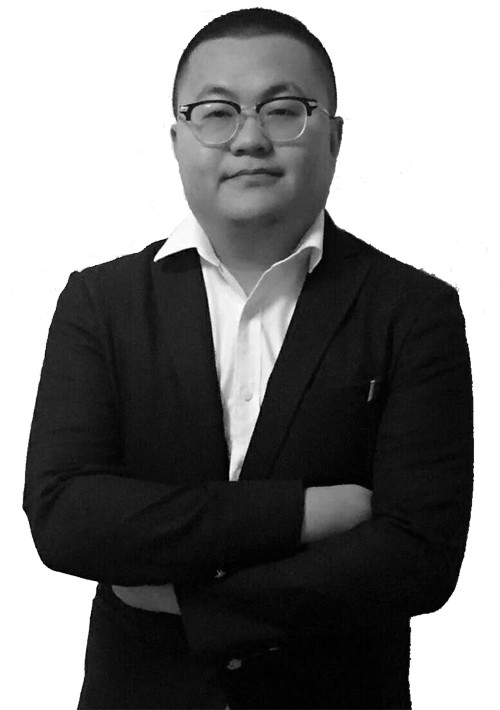
#> input picture image/sun.jpg, 500 x 710 px
$ python cvt.py
#> lines starting #> are read from the running program, lines starting #| are printed output that depends on the picture; after the words box and inside, x2 and y2 are one past the last pixel; in counts of white or black regions, pixels touching at a corner belong together
import numpy as np
import cv2

# 1byte的长宽信息
META_W = 2
META_H = 4

BASE_ORD = 10240

# 位置和位的映射，例如第一行第一个是第一位，第二行第一个是第二位，第一行第二个是第四位
position_map = {
    (0, 0): 0,
    (1, 0): 1,
    (2, 0): 2,
    (3, 0): 3,
    (0, 1): 4,
    (1, 1): 5,
    (2, 1): 6,
    (3, 1): 7,
}


def sure_gray(image: np.ndarray) -> np.ndarray:
    if len(image.shape) == 3:
        image = cv2.cvtColor(image, cv2.COLOR_BGR2GRAY)
    if len(image.shape) == 4:
        image = cv2.cvtColor(image, cv2.COLOR_BGRA2GRAY)
    return image


def array2char(array: np.ndarray):
    """
    数组转换成字符
    """
    o = BASE_ORD
    for position, digit in position_map.items():
        o += array[position] * (2 ** digit)
    # 纯黑替换成右下角的点
    if o == BASE_ORD:
        o += 2 ** position_map[3, 1]
    return chr(o)


def im_read(file, flags=cv2.IMREAD_GRAYSCALE):
    """
    中文路径和filestorage
    """
#> called with file = 'image/sun.jpg', flags = 0
    return cv2.imdecode(np.fromfile(file, dtype=np.uint8), flags)
#> returned value is the input picture: shape (710, 500); min 0, max 255, mean 125.4


def image2text(image: np.ndarray, n, threshold=127, image_inverse=False):
    """
    图片转字符串

    :param image: 二值化图片
    :param n: 一行几个字符
    :param threshold: 二值化阈值
    :param image_inverse: 是否反相
    :return:
    """
#> called with n = 50, threshold = 127, image_inverse = False
    # 至少一个单位行吧
    assert n >= 1
    image = sure_gray(image)
    o_h, o_w = image.shape
#> o_h = 710; o_w = 500
    # 新宽
    n_w = n * META_W
    # 新高度，至少为1个单位高度
    n_h = max(
        META_H,
        round(o_h * n_w / o_w / META_H) * META_H
    )
#> n_h = 144
    new_image = cv2.resize(image, (n_w, n_h), interpolation=cv2.INTER_AREA)
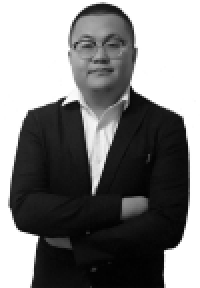
#> new_image: shape (144, 100) (shown 2 times larger); min 1, max 255, mean 125.4
    _, mask = cv2.threshold(new_image, threshold, 255, cv2.THRESH_BINARY)
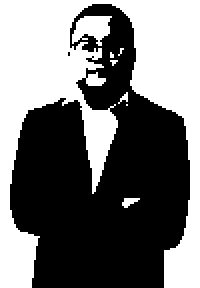
#> mask: shape (144, 100) (shown 2 times larger); 45.6% white; 8 white regions (5 under 20 px), largest, box (x1, y1, x2, y2) and area: (0, 0, 100, 144) 6316, (36, 8, 56, 23) 193, (61, 99, 70, 104) 27
    mask = mask == 255
    if image_inverse:
        mask = ~mask
    text = '\n'.join(
        ''.join(
            array2char(mask[META_H * y:META_H * (y + 1), META_W * x:META_W * (x + 1)])
            for x in range(n)  # 每行字符数
        )
        for y in range(n_h // META_H)  # 文本行数
    )
#> the loop in array2char, `for position, digit in position_map.items():` made 8 passes
#> o on passes 1 to 8: 10241, 10243, 10247, 10255, 10271, 10303, 10367, 10495
#> after the loop in array2char, `for position, digit in position_map.items():`: o = 10495
#> the loop in array2char (call 2), `for position, digit in position_map.items():` made 8 passes
    return text


if __name__ == '__main__':
    print(image2text(
        im_read(r"image/sun.jpg"),
        50,
        image_inverse=False
    ))

$ run again, with image/web_test.png saved as image/sun.jpg
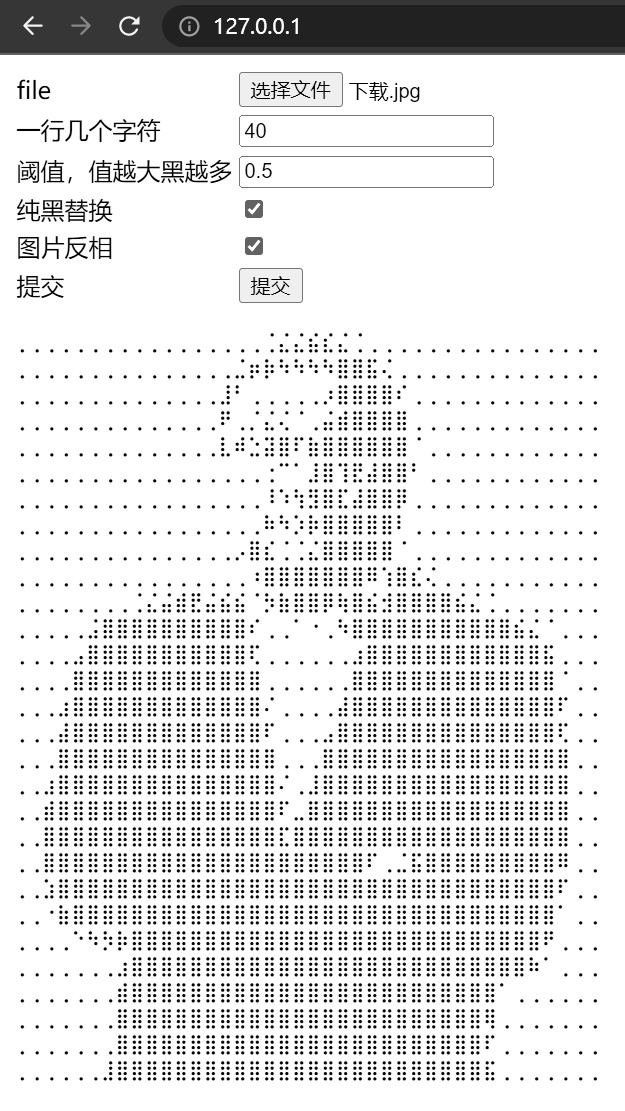
#> input picture image/web_test.png, 625 x 1111 px
#> in im_read, returned value is the input picture: shape (1111, 625); min 0, max 255, mean 225.9
#> in image2text, `new_image = cv2.resize(image, (n_w, n_h), interpolation=cv2.INTER_AREA)`:
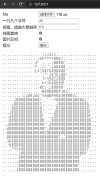
#> new_image: shape (176, 100); min 33, max 255, mean 225.9
#> in image2text, `_, mask = cv2.threshold(new_image, threshold, 255, cv2.THRESH_BINARY)`:
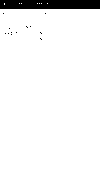
#> mask: shape (176, 100); 94.8% white; 13 black regions (12 under 20 px), largest, box (x1, y1, x2, y2) and area: (0, 0, 100, 9) 892
#> after the loop in array2char, `for position, digit in position_map.items():`: o = 10240
#> in array2char, `o += 2 ** position_map[3, 1]`: o = 10368
